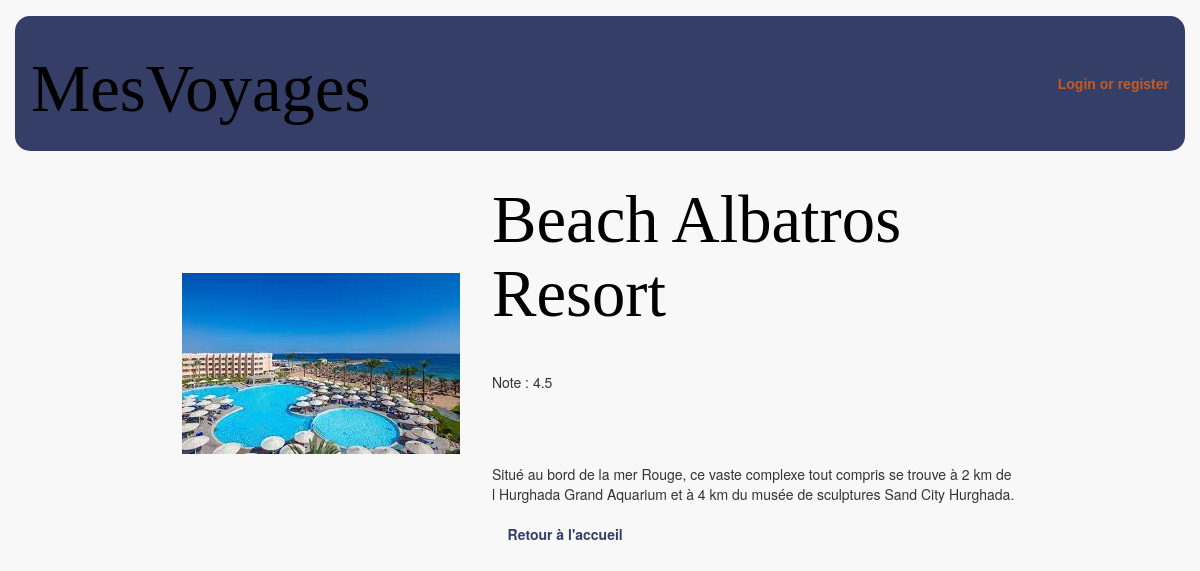
Screenshot of /hotel.php?id=4 with the database file from the repository.
### tables this page shows
CREATE TABLE `hotel` (
  `idHOT` int(25) NOT NULL,
  `prestation_idPRE` int(25) NOT NULL,
  `nom` varchar(100) NOT NULL,
  `rating` float NOT NULL,
  `images` varchar(100) NOT NULL,
  `description` varchar(500) DEFAULT NULL,
  PRIMARY KEY (`idHOT`),
  KEY `prestation_idPRES` (`prestation_idPRE`)
);

### dbfonctions.php (called while the page is built, shortened)
<?php
function myConnection() {
    static $dbc = null;
    if ($dbc == null) {
        try {
            $dbc = new PDO('mysql: host=' . DB_HOST . ';dbname=' . DB_NAME . ';charset=utf8', DB_USER, DB_PASSWORD);
        } catch (PDOException $e) {
            header("Location:error.php?message=".$e->getMessage());
        }
    }
    return $dbc;
}
function getOnehotel($idHOT) {
    try {
        $request = myConnection()->prepare("SELECT * FROM hotel WHERE idHOT = :idHOT");
        $request->bindParam(':idHOT', $idHOT, PDO::PARAM_STR);
        $request->execute();
    } catch (PDOException $e) {
        header("Location:error.php?message=".$e->getMessage());
    }
    return $request->fetch(PDO::FETCH_ASSOC);
}

### hotel.php (the view, shortened to what this page needs)
<?php
$idHOT   = (isset($_GET["id"]))         ? $_GET["id"]                        :0;
include('header.php');
$hotel  = getOnehotel($idHOT);
?>
<table class="jacket table-bordered">
  <tr class="gradeA">
    <td rowspan="4">
        <img src="<?= $hotel["images"] ?>" class="hotel">
    </td>
    <td>
      <h1 class="info">
          <?= $hotel["nom"] ?>
      </h1>
    </td>
  </tr>
  <tr class="gradeA">
    <td class="info">
      Note : <?= $hotel["rating"] ?><br><br>
    </td>
  </tr>
  <tr class="gradeA">
    <td class="info">
      <br><?= $hotel["description"] ?><br>
      <br>
      &nbsp;&nbsp;&nbsp;&nbsp;<a href="index.php">Retour à l'accueil</a>&nbsp;&nbsp;&nbsp;&nbsp;
    </td>
  </tr>
</table>
<?php include('footer.php'); ?>

### style.css (style rules this page uses)
h1 { font-size: 50pt; font-family: Impact; color: black; }
table { width: 100%; border-collapse: collapse; }
table, tr, td { border: none !important; }
a { color: rgb(52,62,103); text-decoration: none; font-weight: bold; }
.jacket { width: 900px; margin: auto; border-collapse: separate; border-spacing: 32px; }
.info { vertical-align: top; margin-top: 0px; }

### rows the page displays
hotel: images (picture), nom "Beach Albatros Resort", rating "4.5", description "Situé au bord de la mer Rouge, ce vaste complexe tout compris se trouve à 2 km de l Hurghada Grand Aquarium et à 4 km du musée de sculptures Sand City Hurghada."
